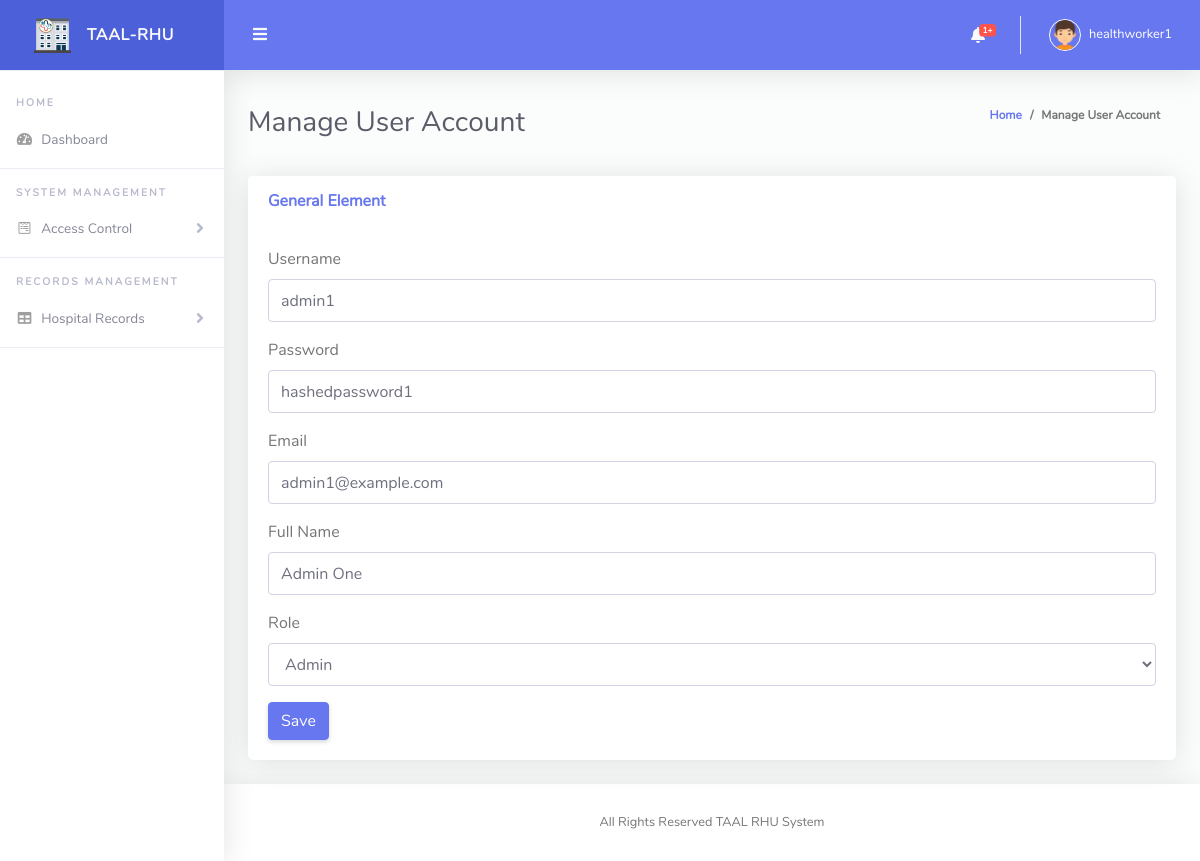
The page /worker/edit_user.php?user_id=1 (signed in) on the database as committed earlier.
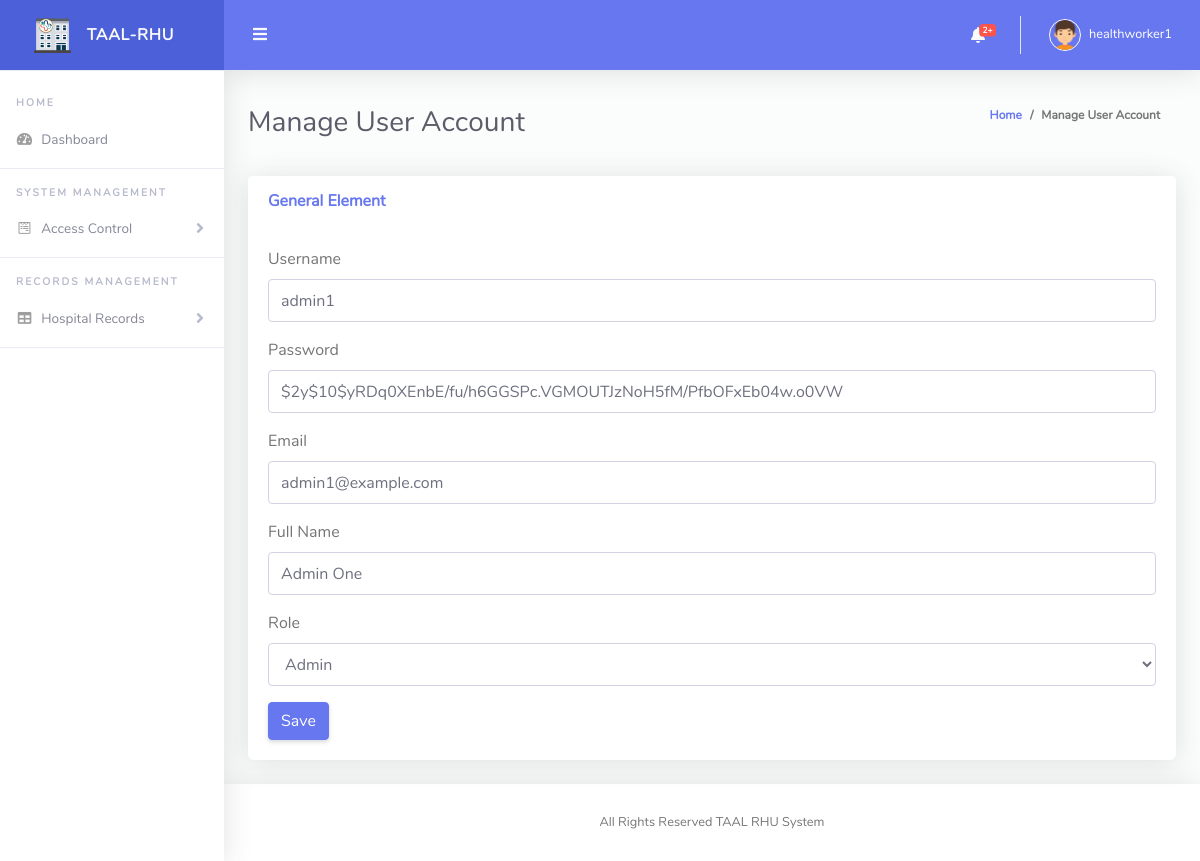
The same page on the database as committed later.
### tables this page shows
CREATE TABLE `users` (
  `user_id` int(11) NOT NULL,
  `username` varchar(50) NOT NULL,
  `password_hash` varchar(255) NOT NULL,
  `email` varchar(100) NOT NULL,
  `full_name` varchar(100) DEFAULT NULL,
  `role` enum('admin','health_worker') NOT NULL,
  `last_login` timestamp NOT NULL DEFAULT current_timestamp() ON UPDATE current_timestamp(),
  `date_created` timestamp NOT NULL DEFAULT current_timestamp()
);

### worker/edit_user.php (the view, shortened to what this page needs)
<!DOCTYPE html>
<?php include("../model/conn.php"); ?>
<html lang="en">
<head>
  <link href="vendor/fontawesome-free/css/all.min.css" rel="stylesheet" type="text/css">
  <link href="vendor/bootstrap/css/bootstrap.min.css" rel="stylesheet" type="text/css">
  <link href="css/ruang-admin.min.css" rel="stylesheet">
</head>
<body id="page-top">
  <div id="wrapper">
    <?php include("./nav.php");
    $username = $password_hash = $email = $full_name = $role = "";
    if (isset($_GET['user_id'])) {
      $user_id = $_GET['user_id'];
      $sql = "SELECT * FROM users WHERE user_id = $user_id";
      $result = $conn->query($sql);
      if ($result->num_rows > 0) {
        $row = $result->fetch_assoc();
        $username = $row['username'];
        $password_hash = $row['password_hash'];
        $email = $row['email'];
        $full_name = $row['full_name'];
        $role = $row['role'];
      }
    }
    ?>
    <div class="container-fluid" id="container-wrapper">
      <div class="d-sm-flex align-items-center justify-content-between mb-4">
        <h1 class="h3 mb-0 text-gray-800">Manage User Account</h1>
        <ol class="breadcrumb">
          <li class="breadcrumb-item"><a href="./">Home</a></li>
          <li class="breadcrumb-item" aria-current="page">Manage User Account</li>
        </ol>
      </div>
      <div class="row">
        <div class="col-lg-12">
          <div class="card mb-4">
            <div class="card-header py-3 d-flex flex-row align-items-center justify-content-between">
              <h6 class="m-0 font-weight-bold text-primary">General Element</h6>
            </div>
            <div class="card-body">
            <form method="post">
        <div class="form-group">
            <label for="username">Username</label>
            <input type="text" class="form-control" id="username" name="username" value="<?php echo $username; ?>" required>
        </div>
        <div class="form-group">
            <label for="password">Password</label>
            <input type="text" class="form-control" id="password" value="<?php echo $password_hash; ?>" name="password" required>
        </div>
        <div class="form-group">
            <label for="email">Email</label>
            <input type="email" class="form-control" id="email" name="email" value="<?php echo $email; ?>" required>
        </div>
        <div class="form-group">
            <label for="full_name">Full Name</label>
            <input type="text" class="form-control" id="full_name" name="full_name" value="<?php echo $full_name; ?>">
        </div>
        <div class="form-group">
            <label for="role">Role</label>
            <select class="form-control" id="role" name="role" required>
                <option value="admin" <?php echo ($role == 'admin') ? 'selected' : ''; ?>>Admin</option>
            </select>
        </div>
        <button type="submit" class="btn btn-primary">Save</button>
    </form>
            </div>
          </div>
        </div>
      </div>
    </div>
  </div>
  <?php include("./footer.php"); ?>
  </div>
  </div>
</body>
</html>

### model/conn.php (shortened to what this page needs)
<?php
function NotificationsCount($conn) {
    $sql = "SELECT count(*) as count FROM `upcoming_followups` ";
$result = $conn->query($sql);
if ($result->num_rows > 0) {
   $row = $result->fetch_assoc();
    echo $row['count'];
  }
}
?>

Rows that differ between the two databases and show on the page:
changed users "admin1": password "hashedpassword1" → "$2y$10$yRDq0XEnbE/fu/h6GGSPc.VGMOUTJzNoH5fM/PfbOFxEb04w.o0VW"
Other text that changed with them:
$row['count']: "1" → "2"
